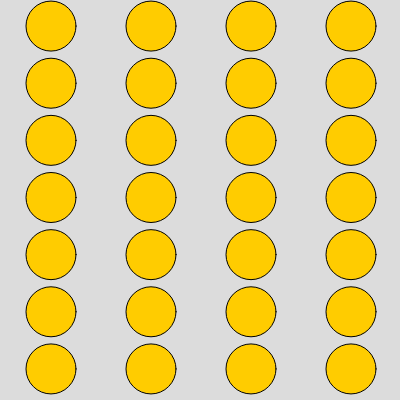
Frame 1 (no input)
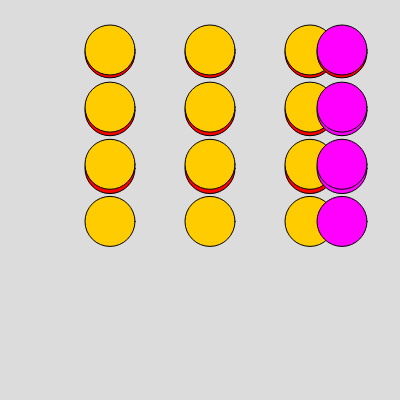
Frame 60 (no input)
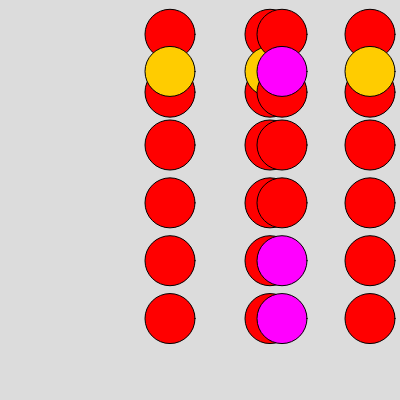
Frame 120 (the mouse pressed at the canvas centre since frame 60)

The p5.js sketch that drew these frames (run headless with seeded random() and noise() and a simulated clock; from frame 60 on, the mouse is pressed at the canvas centre):

// p5.js sketch
// ── sketch.js
let numX=4;
let numY=7;
//let nb, nb2, nb3, nb4;
// epty arraylist
let nbs = [];
function setup() {
  createCanvas(400, 400);

  
  //nb = new ourBall(width/2,height/2,50);
  //nb2 = new ourBall(width/3,height/6,25,-3);
  //nb3 = new ourBall(width/4,height/2,10,-3,5);
  //nb4 = new ourBall(width/6,height/3,20);
  // for loop
  
  for (let i=0;i<numX;i=i+1){
      for (let j=0;j<numY;j=j+1){
        nbs.push(new ourBall(
          i*width/numX+width/numX/2,
          j*height/numY+height/numY/2,
          50));
        //circle(i*width/numX+width/numX/2,
        //       j*height/numY+height/numY/2,
        //       20);
               
    }
  } 
  
}
function draw() {
  background(220);
  // 稱 list 裡面的每一個東西為 v 然後執行 v 所擁有的能力   
  nbs.forEach((v)=>{
    v.display();
  })
  //nb.run();
  /*
  nb.display();
  nb2.display();
  nb3.display();
  nb4.display();
  */
}
// 物件導向模式
class ourBall {
  // 建構類別需要的參數 (optional)
  constructor(_x,_y,_s, _dx=1, _dy=-2.5){
    this.x = _x;
    this.y = _y;
    this.size = _s;
    // 速度
    this.dx = _dx;
    this.dy = _dy;
    this.color=color(255, 204, 0);
  }
  // 能力 method()
  display(){
    this.checkmouse();
    this.run();
    this.bounce();
    fill(this.color);
    circle(this.x,this.y,this.size);
  }
  run(){
    this.x = this.x + this.dx;
    this.y = this.y + this.dy;
  }
  bounce(){
    // Upper side
    if(this.y-this.size/2<0){
      this.dy = -1*this.dy; 
      this.color=color(255, 0,0);
    }
    // Right
    if(this.x+this.size/2>width){
      this.dx = -1*this.dx;
      this.color=color(255, 0,255);
    } 
    // Lower
    if(this.y+this.size/2>height){
      this.dy = -1*this.dy;
      this.color=color(255, 255,0);
    }
    // left
    if(this.x-this.size/2<0){
      this.dx = -1*this.dx
      this.color=color(255, 255,255);
    } 
  }
  checkmouse(){
    //line(this.x,this.y,mouseX,mouseY);
    if (mouseX < this.x + this.size/2 &&
        mouseX > this.x - this.size/2 &&
        mouseY < this.y + this.size/2 &&
        mouseY > this.y - this.size/2
       ){
        circle(this.x,this.y,this.size*1.5);
        }
  }
}
